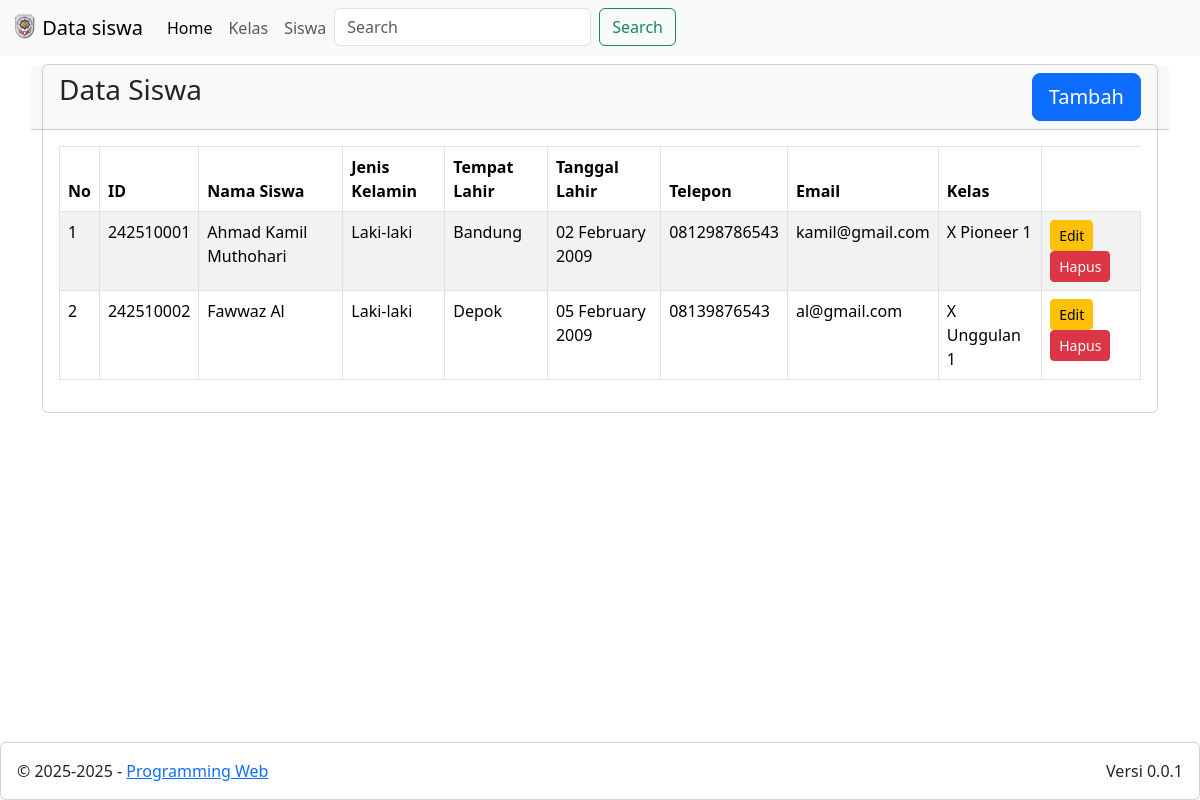
The app's page /ptswebpro8/index.php?m=siswa with its own data.
### tables this page shows
CREATE TABLE `students` (
  `id` int(11) NOT NULL,
  `nis` varchar(9) NOT NULL,
  `name` varchar(100) NOT NULL,
  `gender` varchar(9) NOT NULL,
  `pob` varchar(100) NOT NULL COMMENT 'place of birth',
  `dob` date NOT NULL COMMENT 'date of birth',
  `address` varchar(255) NOT NULL,
  `phone` varchar(15) NOT NULL,
  `email` varchar(100) NOT NULL,
  `photo` varchar(100) NOT NULL,
  `grade_id` int(11) NOT NULL
);

CREATE TABLE `grades` (
  `id` int(11) NOT NULL,
  `grade` varchar(75) NOT NULL,
  `room` varchar(50) NOT NULL,
  `capacity` int(11) NOT NULL,
  `fill` int(11) NOT NULL
);

### ptswebpro8/siswa/view.php (the view)
<div class="row">
    <div class="col-12">
        <div class="card">
            <div class="card-header row">
                <div class="card-title h3 col-8">Data Siswa</div>
                <div class="col-4">
                    <a href="?m=siswa&s=add" class="btn btn-lg btn-primary float-end">Tambah</a>
                </div>
            </div>
            <div class="card-body">
                <table class="table table-bordered table-striped table-hover">
                    <thead>
                        <tr>
                            <th>No</th>
                            <th>ID</th>
                            <th>Nama Siswa</th>
                            <th>Jenis Kelamin</th>
                            <th>Tempat Lahir</th>
                            <th>Tanggal Lahir</th>
                            <th>Telepon</th>
                            <th>Email</th>
                            <th>Kelas</th>
                        </tr>
                    </thead>
                    <tbody>
                        <?php
                        include_once('config.php');
                        $sql = "SELECT students.id AS ids, nis, name, gender, pob, dob, phone, email, grade FROM students JOIN grades ON students.grade_id=grades.id";
                        $result = mysqli_query($conn, $sql);
                        if (mysqli_num_rows($result) > 0 ) {
                            $no = 1;
                            while ($r = mysqli_fetch_assoc($result)) {
                                echo '<tr>
                                    <td>'.$no.'</td>
                                    <td>'.$r['nis'].'</td>
                                    <td>'.$r['name'].'</td>
                                    <td>'.$r['gender'].'</td>
                                    <td>'.$r['pob'].'</td>
                                    <td>'. date('d F Y', strtotime($r['dob'])) .'</td>
                                    <td>'.$r['phone'].'</td>
                                    <td>'.$r['email'].'</td>
                                    <td>'.$r['grade'].'</td>
                                    <td>
                                        <a href="?m=siswa&s=edit&id='.$r['ids'].'" class="btn btn-warning btn-sm">Edit</a>
                                        <a href="?m=siswa&s=delete&id='.$r['ids'].'" class="btn btn-danger btn-sm" onclick="return confirm(\'Yakin siswa akan dihapus?\')">Hapus</a>
                                    </td>
                                </tr>';
                                $no++;
                            }
                        } else {
                            echo "<tr>
                                <td colspan='11' align='center'>Data Kosong</td>
                                </tr>";
                        }
                        ?>
                    </tbody>
                </table>
            </div>
        </div>
    </div>
</div>

### records on screen
students: nis "242510001", name "Ahmad Kamil Muthohari", gender "Laki-laki", pob "Bandung", dob "02 February 2009", phone "081298786543", email "kamil@gmail.com", grade.grade "X Pioneer 1"
students: nis "242510002", name "Fawwaz Al", gender "Laki-laki", pob "Depok", dob "05 February 2009", phone "08139876543", email "al@gmail.com", grade.grade "X Unggulan 1"
